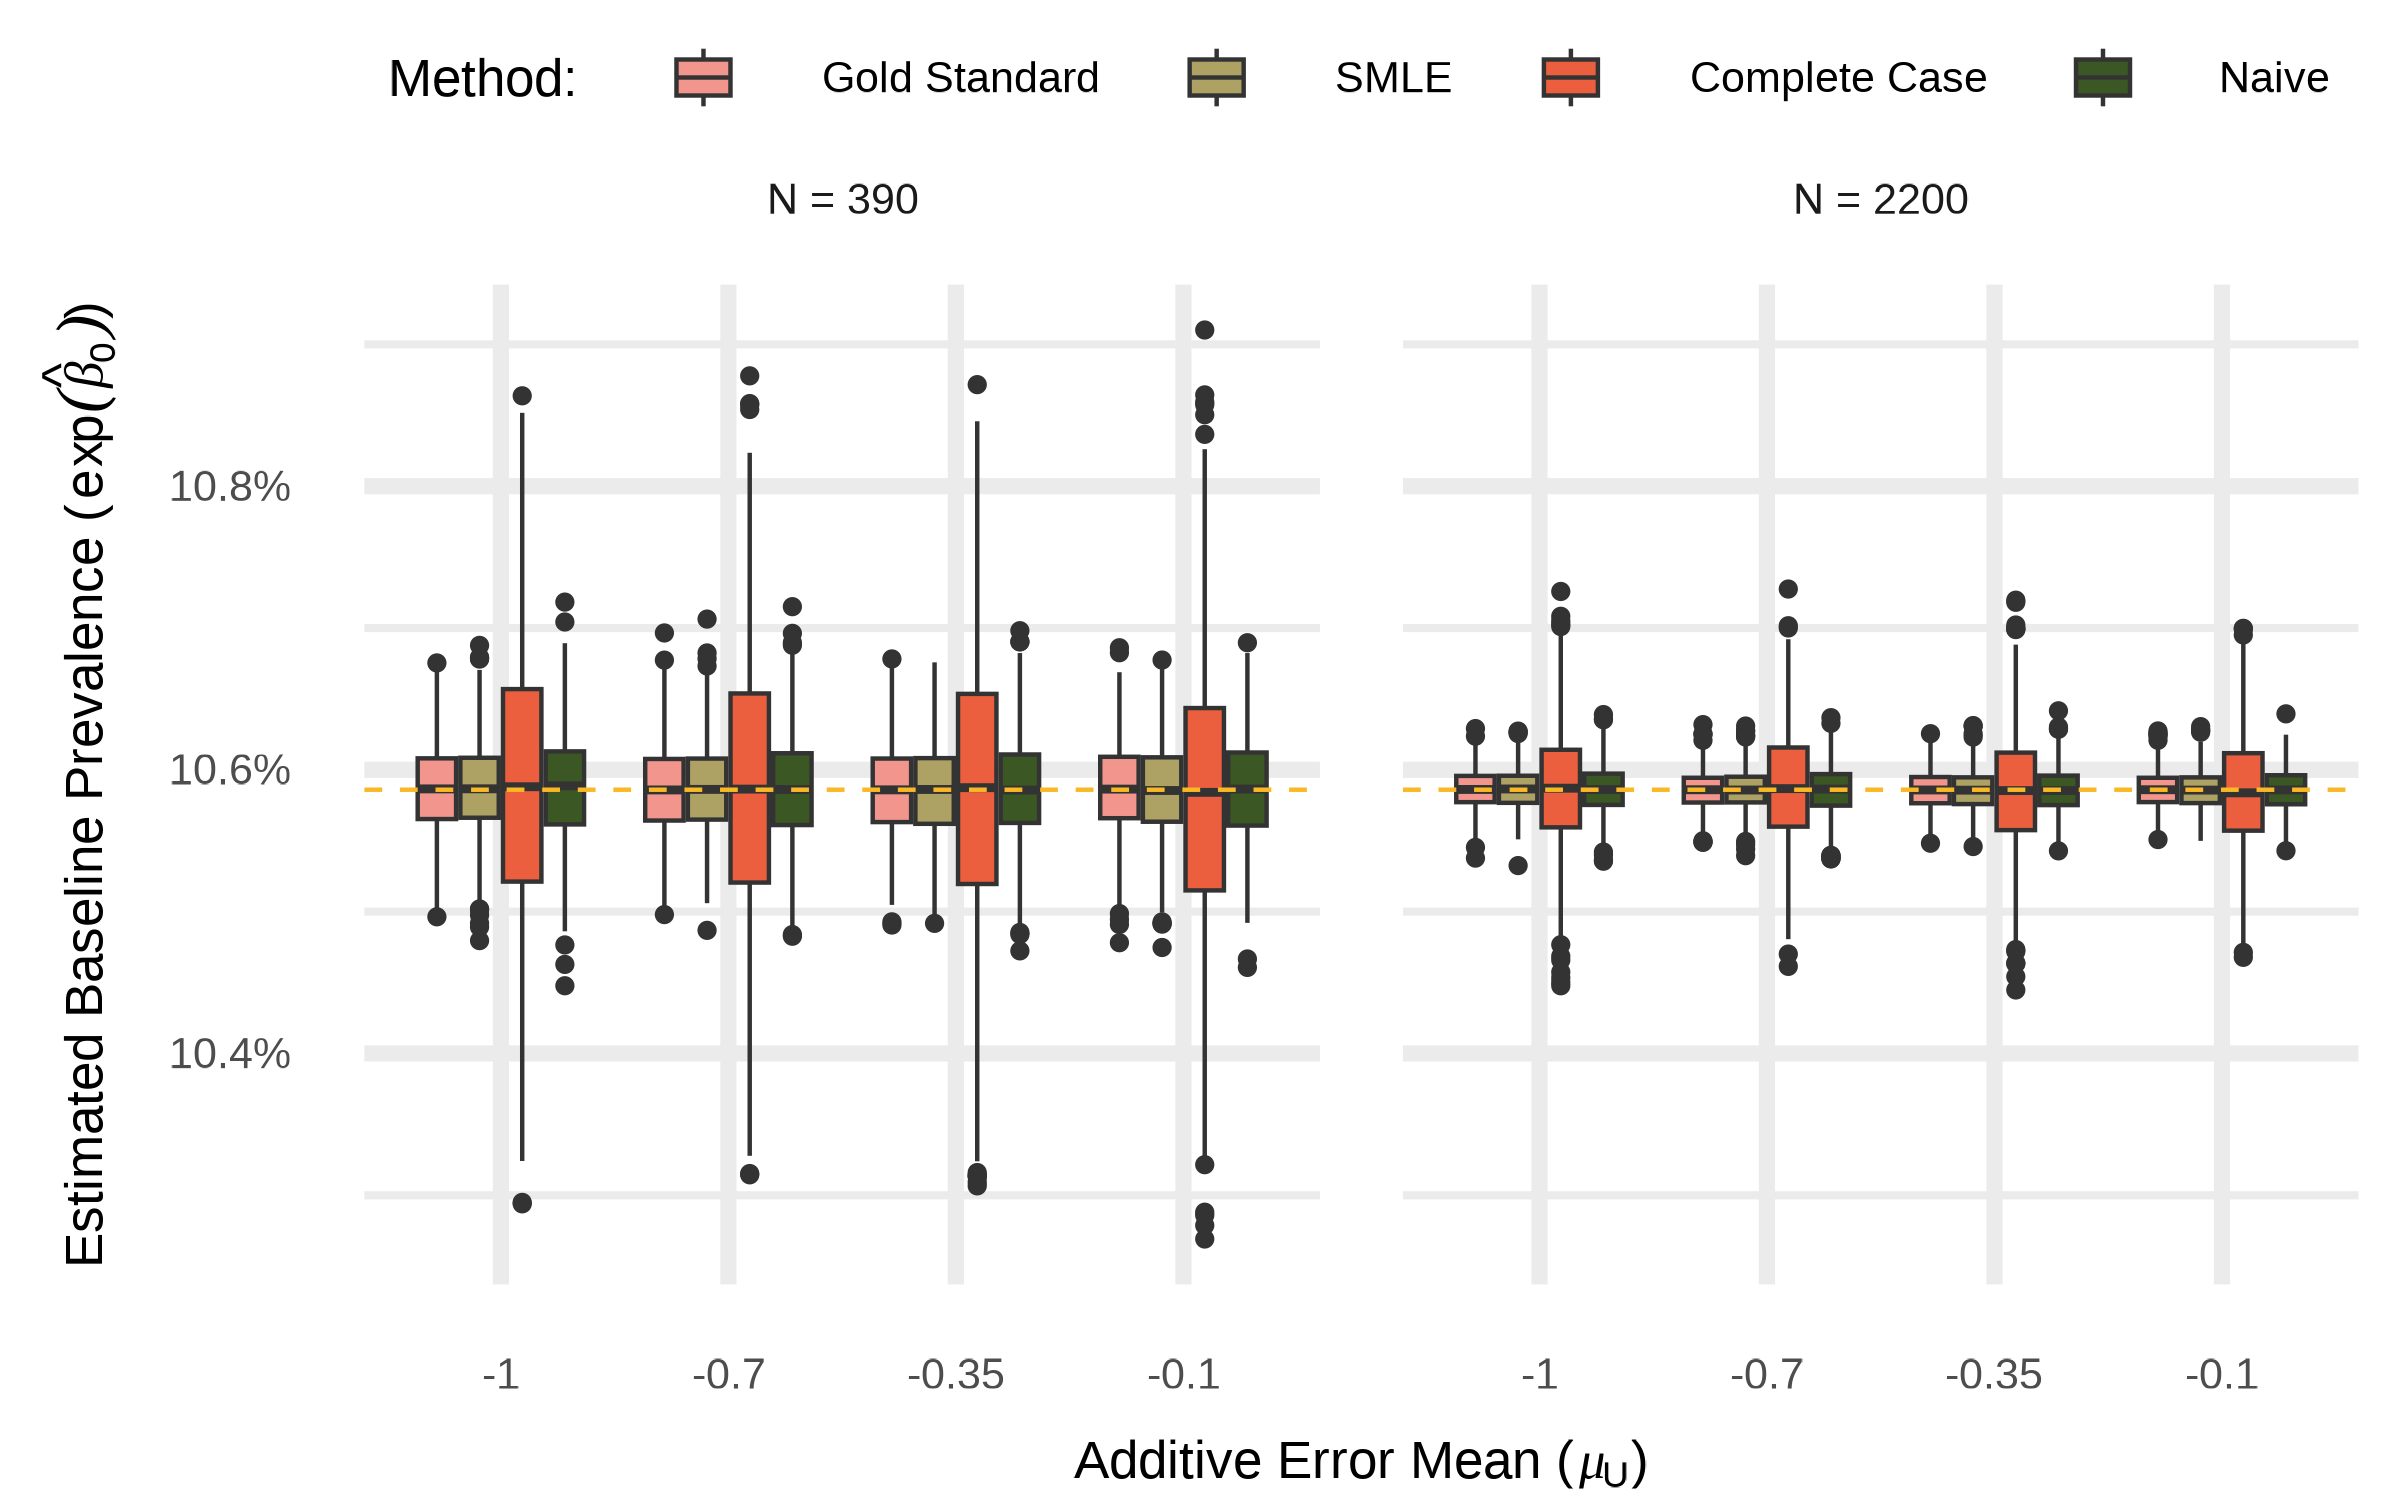

The R source for this figure:
# Read simulation data in from GitHub repo
url_stem = "https://raw.githubusercontent.com/ashleymullan/food_access_misclassification/main/Simulations/vary_muU/"
file_url = paste0(url_stem, 
                  "proximity_N", 
                  rep(c(390, 2200), each = 4), 
                  "_muU", 
                  rep(c(10, 35, 70, 100), times = 2), 
                  "_seed11422.csv")
res = do.call(what = rbind, 
              args = lapply(X = file_url, 
                            FUN = read.csv)
)

# Define color palette 
# slide_colors = c("#C3CFFA", "#C9B0B0", "#DD6D53", "#60CAD6", "#F0D290", "#fac3cf") 
slide_colors = c("#F2958D", "#ADA264", "#EB5F3F", "#3A5724", "#FAB825", "#E67B33") 

# Create boxplot of estimated 
est_box = res |> 
  dplyr::select(-dplyr::starts_with("se_"), 
                -dplyr::contains("beta1")) |> 
  tidyr::gather(key = "Method", value = "est_beta0", -c(1:8)) |> 
  dplyr::mutate(Method = factor(x = Method, 
                                levels = c("beta0_gs", "beta0_smle", "beta0_cc", "beta0_n"), 
                                labels = c("Gold Standard", "SMLE", "Complete Case", "Naive")),
                N = factor(x = N, 
                           levels = c(390, 2200), 
                           labels = c("N = 390", "N = 2200"))) |> 
  ggplot(aes(x = factor(muU), y = exp(est_beta0), fill = Method)) + 
  geom_boxplot() + 
  geom_hline(aes(yintercept = exp(beta0)), linetype = 2, color = slide_colors[5]) + 
  scale_fill_manual(values = slide_colors, 
                    name = "Method:") + 
  facet_wrap(~N) + 
  theme_minimal(base_size = 40) + 
  scale_y_continuous(labels = scales::percent) + 
  xlab(label = latex2exp::TeX(input = "Additive Error Mean ($\\mu_U$)")) + 
  ylab(label = latex2exp::TeX(input = "Estimated Baseline Prevalence ($\\exp(\\hat{\\beta}_0)$)")) + 
  theme(legend.position = "top", 
        legend.margin = margin(0,0,0,0),
        legend.box.margin = margin(t = 10, r = 5, b = -40, l = 5), 
        plot.margin = margin(t = 0, r = 10, b = 0, l = 10))
# Save it 
ggsave(filename = "~/Documents/food_access_misclassification/Figures/sim_box_prev_muU.png",
       plot = est_box, 
       device = "png", 
       width = 8, 
       height = 5)
